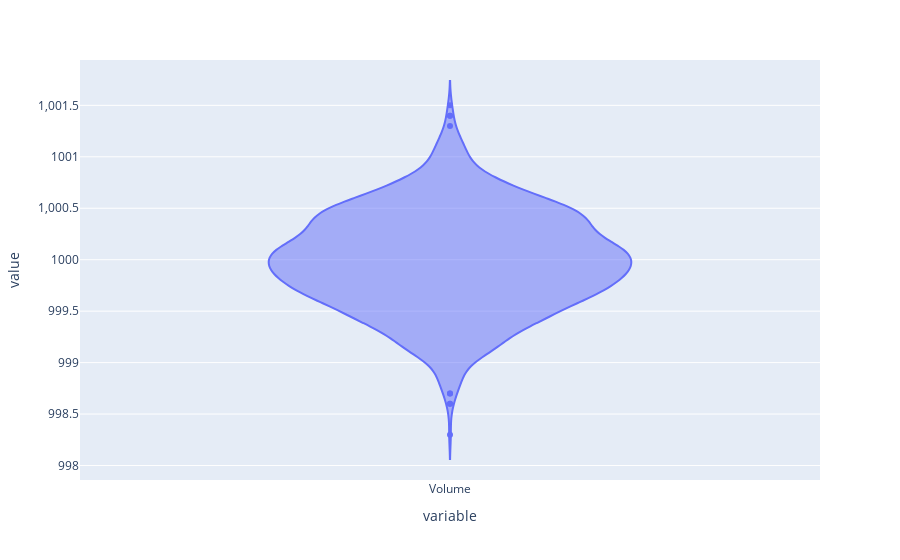

Write notebook code for a chart like this one.
### Markdown cell above
### Gerando o gráfico

### Code cell
px.violin(vol_amaciante)

### Figure 1 — Plotly figure (JSON) as saved in the notebook; plotly's stock layout.template omitted (floating-point values rounded to 4 significant figures; data arrays with more than 128 entries replaced by an {"elided": "..."} marker saying what was removed)
{"data": [{"alignmentgroup": "True", "box": {"visible": false}, "hovertemplate": "variable=%{x}<br>value=%{y}<extra></extra>", "legendgroup": "", "marker": {"color": "#636efa"}, "name": "", "offsetgroup": "", "orientation": "v", "scalegroup": "True", "showlegend": false, "type": "violin", "x": {"elided": "1000 str values"}, "x0": " ", "xaxis": "x", "y": {"elided": "1000 float values"}, "y0": " ", "yaxis": "y"}], "layout": {"legend": {"tracegroupgap": 0}, "margin": {"t": 60}, "violinmode": "group", "xaxis": {"anchor": "y", "domain": [0, 1], "title": {"text": "variable"}}, "yaxis": {"anchor": "x", "domain": [0, 1], "title": {"text": "value"}}}}
